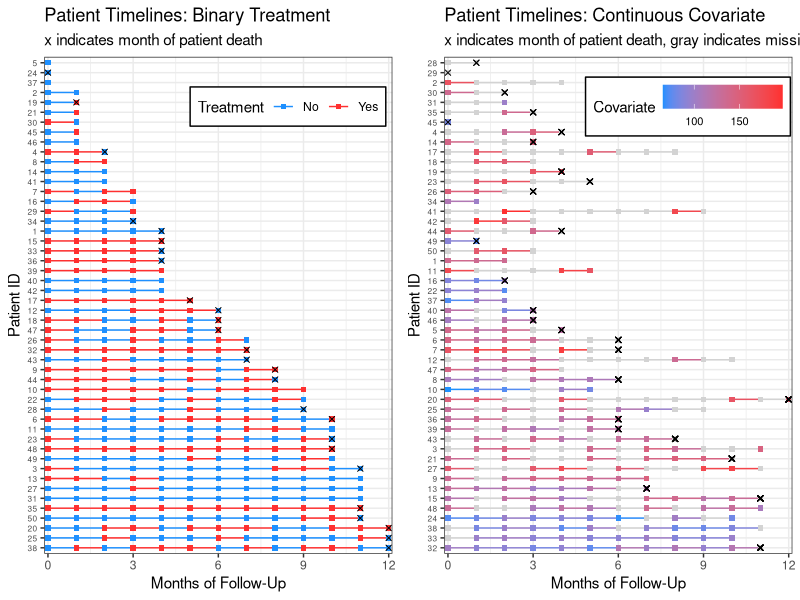
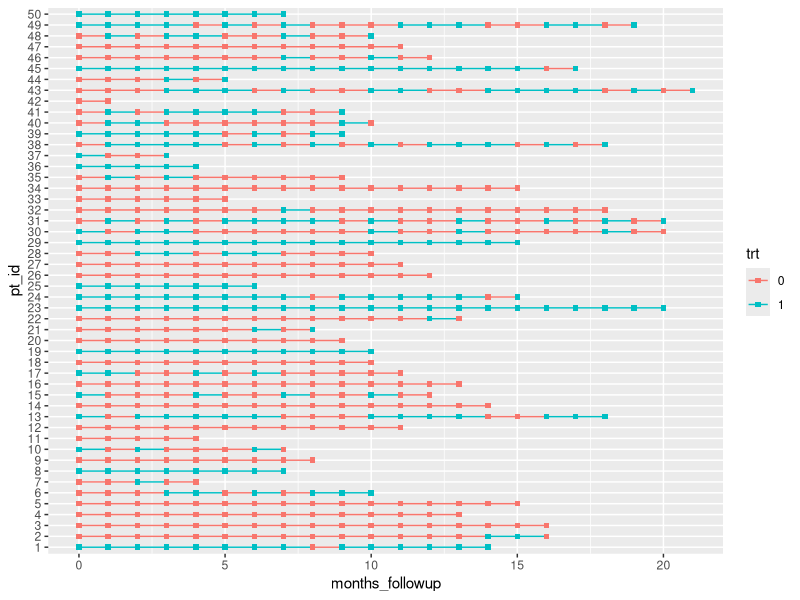
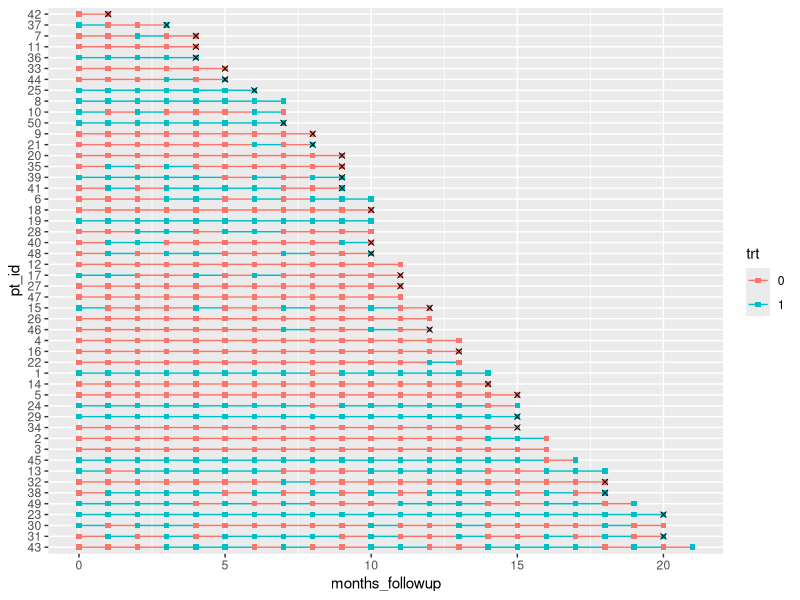
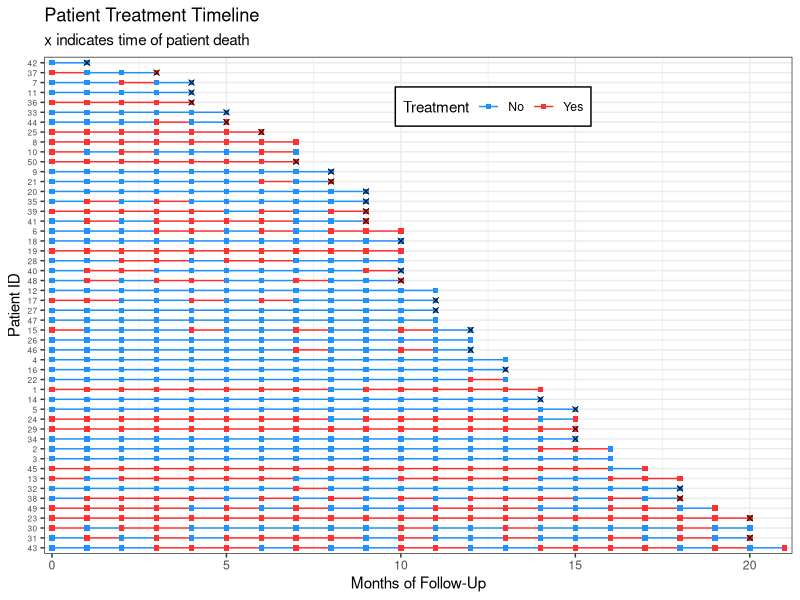
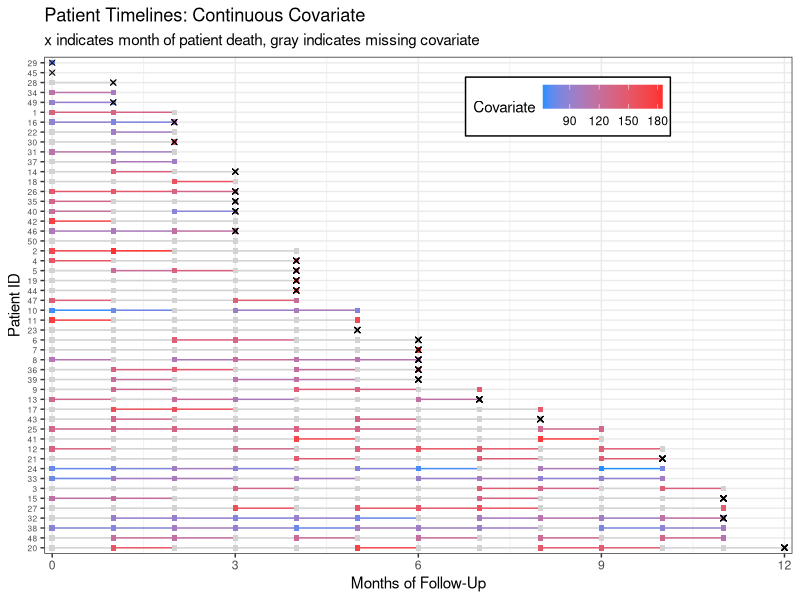
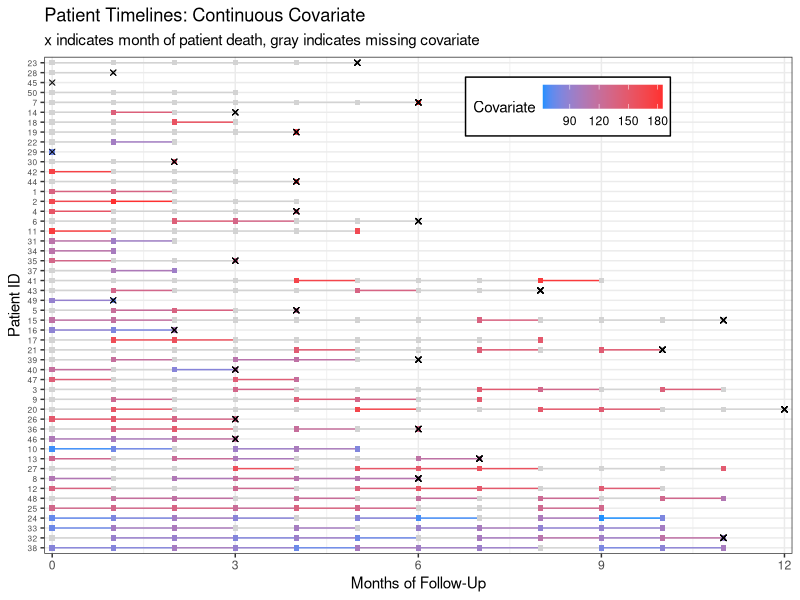

Recreate these plots in R, in order.
## ---- chunk 1
knitr::opts_chunk$set(echo = TRUE, results="asis")
## ---- chunk 2
library(tidyverse, warn.conflicts = F)
set.seed(7771)
n <- 50
dat <- 
  tibble(.rows = n) %>%
  mutate(pt_id = factor(row_number()),
         months_followup = round(runif(n, 0, 12)),
         pt_trt_prob = runif(n, 0, 1),
         death = rbinom(n, 1, 0.5)) %>%
  group_by(pt_id) %>%
  complete(months_followup = full_seq(0:max(months_followup), 1)) %>%
  fill(pt_trt_prob, .direction = "up") %>%
  mutate(death = replace_na(death, 0),
         last_month_followup = max(months_followup),
         death_date = case_when(death == 1 ~ last_month_followup, TRUE ~ NA_real_)) %>%
  ungroup() %>%
  mutate(trt = rbinom(row_number(), 1, pt_trt_prob)) #%>%
  #mutate(trt  = ifelse(sample_n(., 30)$pt_id == pt_id, NA, trt)) 

dat_cc <- 
  tibble(.rows = n) %>%
  mutate(pt_id = row_number(),
         months_followup = round(runif(n, 0, 12)),
         pt_cov_mean = runif(n, 80, 180),
         death = rbinom(n, 1, 0.5)) %>%
  group_by(pt_id) %>%
  complete(months_followup = full_seq(0:max(months_followup), 1)) %>%
  fill(pt_cov_mean, death, .direction = "up") %>%
  mutate(last_month_followup = max(months_followup),
         death_date = case_when(death == 1 ~ last_month_followup, TRUE ~ NA_real_)) %>%
  ungroup() %>%
  mutate(cov = rnorm(row_number(), pt_cov_mean, 10)) 

dat_cc_samp <- dat_cc %>%
  mutate(idx = row_number()) %>%
  sample_frac(.4, weight = pt_cov_mean^3)  %>% # sample 40% of data, with weights for the sample determined by the patient's mean covariate. This would mean patients with a higher covariate are more likely to have missing data. Perhaps they are sicker patients!
  pull(idx)

dat_cc_miss  <- dat_cc %>%
  mutate(cov = case_when(row_number() %in% dat_cc_samp ~ NA_real_,
                         TRUE ~ cov)) %>%
  select(pt_id, months_followup, cov, death)

p <- dat %>%
  mutate(trt = factor(trt, levels=0:1, labels=c("No","Yes"))) %>%
  mutate(pt_id_ordered = fct_rev(fct_reorder(pt_id, last_month_followup)),
         death = fct_drop(factor(death))) %>%
  ggplot(aes(x = months_followup,
             y = pt_id_ordered,
             group = pt_id_ordered,
             col = trt)) +
  geom_line()  + 
  geom_point(shape = 15) + 
  geom_point(aes(x = death_date, y = pt_id_ordered), shape=4, col="black") +
  theme_bw() +
  labs(x = "Months of Follow-Up",
       y = "Patient ID",
       col = "Treatment",
       title = "Patient Timelines: Binary Treatment",
       subtitle = "x indicates month of patient death") +
  theme(axis.text.y = element_text(size=6),
        legend.position = c(.7, .9),
        legend.direction = "horizontal",
        legend.background = element_rect(linetype="solid", colour ="black")) +
  scale_x_continuous(expand=c(0.01,0.01)) +
  scale_color_manual(values=c("dodgerblue","firebrick1")) 

p2 <- dat_cc_miss %>%
  group_by(pt_id) %>%
  mutate(last_month_followup = max(months_followup),
         # a column containing how many measures we have for each patient
         n_measures = sum(!is.na(cov))) %>%
  ungroup() %>%
  mutate(
    # reorder IDs by number of measures we have for each patient
    pt_id = fct_rev(fct_reorder(factor(pt_id), n_measures)),
  month_death = case_when(death == 1 ~ last_month_followup, TRUE ~ NA_real_)) %>%
  ggplot(aes(x = months_followup, y = pt_id,
             group = pt_id, col = cov)) +
  geom_line()  + 
  geom_point(shape = 15) + 
  geom_point(aes(x = month_death, y = pt_id), shape=4, col="black") +
  theme_bw() +
  labs(x = "Months of Follow-Up", y = "Patient ID", col = "Covariate",
       title = "Patient Timelines: Continuous Covariate",
       subtitle = "x indicates month of patient death, gray indicates missing covariate") +
  theme(axis.text.y = element_text(size=6),
        legend.position = c(.7, .9),
        legend.direction = "horizontal",
        legend.background = element_rect(linetype="solid", colour ="black"),
        legend.text=element_text(size=8)) +
  scale_x_continuous(expand=c(0.01,0.01)) +
  scale_color_gradient(low="dodgerblue",high="firebrick1",na.value = "lightgray") 

gridExtra::grid.arrange(p,p2,nrow=1)

## ---- chunk 3
library(tidyverse)
## ---- chunk 4
set.seed(7)
n <- 50 # The data sets I make these visualizations for are typically 100-500 patients in size, but for space purposes I'll set my n to only 50.
dat <- 
  tibble(.rows = n) %>%  # empty data frame / tibble with n rows
  mutate(pt_id = factor(row_number()),  # patient ids are 1-n
         pt_trt_prob = runif(n,0,1), # randomly generate a treatment probability for each patient so we can see patterns
         months_followup = round(runif(n, 0, 20) + 3 * pt_trt_prob), # randomly generate length of time in the study, which is affected by the prob of treatment
         death = rbinom(n, 1, .5)) %>% # death is not affected by treatment and randomly occurs at any time point. Obviously an unrealistic assumption. :)
  group_by(pt_id) %>%   # group by patient so we can do more data manipulation
  complete(months_followup = full_seq(0:max(months_followup), 1)) %>% # add in all the months patients are in the study
  fill(pt_trt_prob, .direction = "up") %>% # fill in the treatment probability I made earlier so I can use this to add treatment for every time point
  ungroup() %>% # no longer need patients grouped
  mutate(trt = factor(rbinom(row_number(), 1, pt_trt_prob^2)),  # fill in treatment for everyone based on their treatment probability
         death = replace_na(death, 0)) %>%  # also fill in death
  select(pt_id, months_followup, trt, death) # remove leftover columns from data generation
## ---- chunk 5
dat %>% filter(pt_id == 5) %>% knitr::kable()
## ---- chunk 6
dat %>%
  ggplot(aes(x = months_followup, y = pt_id, group = pt_id, col = trt)) +
  geom_line()  + 
  geom_point(shape = 15)
## ---- chunk 7
dat %>%
  group_by(pt_id) %>%
  # make a new column with all patients last follow up visit
  mutate(last_month_followup = max(months_followup), 
         # new variable for month that patients died, if they died
         month_death = case_when(death == 1 ~ last_month_followup, TRUE ~ NA_real_)) %>%
         # reorder pt id by last month of follow up (highest to lowest)
         # without fct_rev, chart is arranged in opposite direction (lowest to highest)
  ungroup() %>%
  mutate(pt_id = fct_rev(fct_reorder(pt_id, last_month_followup))) %>%
  ggplot(aes(x = months_followup, y = pt_id, group = pt_id, col = trt)) +
  geom_line()  + 
  geom_point(shape = 15) + 
  # add in a new mapping layer of points that correspond to death
  geom_point(aes(x = month_death, y = pt_id), col = "black", shape = 4) 
## ---- chunk 8
dat %>%
  group_by(pt_id) %>%
  mutate(last_month_followup = max(months_followup), 
         month_death = case_when(death == 1 ~ last_month_followup, TRUE ~ NA_real_)) %>%
  ungroup() %>%
  mutate(pt_id = fct_rev(fct_reorder(pt_id, last_month_followup)),
         # make the treatment variable labels nicer
         trt = factor(trt, levels=0:1, labels=c("No","Yes"))) %>%
  ggplot(aes(x = months_followup, y = pt_id, group = pt_id, col = trt)) +
  geom_line()  + 
  geom_point(shape = 15) + 
  geom_point(aes(x = month_death, y = pt_id), col = "black", shape = 4) +
  theme_bw() +
  labs(x = "Months of Follow-Up", y = "Patient ID", col = "Treatment",
       title = "Patient Treatment Timeline",
       subtitle = "x indicates time of patient death") +
  # edit legend box and make patient ids small
  theme(axis.text.y = element_text(size=6),
        legend.position = c(.6, .9), legend.direction = "horizontal",
        legend.background = element_rect(linetype="solid", colour ="black")) +
  # remove extra space around timeline
  scale_x_continuous(expand=c(0.01,0.01)) +
  # set the color of the lines and points
  scale_color_manual(values=c("dodgerblue","firebrick1"))
## ---- chunk 9
dat_cc_samp <- dat_cc %>%
  mutate(idx = row_number()) %>%
  sample_frac(.5, weight = pt_cov_mean^3)  %>% # sample 50% of data, with weights for the sample determined by the patient's mean covariate. This would mean patients with a higher covariate are more likely to have missing data. Perhaps they are sicker patients!
  pull(idx)

dat_cc_miss  <- dat_cc %>%
  mutate(cov = case_when(row_number() %in% dat_cc_samp ~ NA_real_,
                         TRUE ~ cov)) %>%
  select(pt_id, months_followup, cov, death)
## ---- chunk 10
knitr::kable(head(dat_cc_miss))
## ---- chunk 11
dat_cc_miss %>%
  group_by(pt_id) %>%
  mutate(last_month_followup = max(months_followup), 
         month_death = case_when(death == 1 ~ last_month_followup, TRUE ~ NA_real_)) %>%
  ungroup() %>%
  mutate(pt_id = fct_rev(fct_reorder(factor(pt_id), last_month_followup))) %>%
  ggplot(aes(x = months_followup, y = pt_id,
             group = pt_id, col = cov)) +
  geom_line()  + 
  geom_point(shape = 15) + 
  geom_point(aes(x = month_death, y = pt_id), shape=4, col="black") +
  theme_bw() +
  labs(x = "Months of Follow-Up", y = "Patient ID", col = "Covariate",
       title = "Patient Timelines: Continuous Covariate",
       subtitle = "x indicates month of patient death, gray indicates missing covariate") +
  theme(axis.text.y = element_text(size=6),
        legend.position = c(.7, .9),
        legend.direction = "horizontal",
        legend.background = element_rect(linetype="solid", colour ="black")) +
  scale_x_continuous(expand=c(0.01,0.01)) +
  scale_color_gradient(low="dodgerblue", high="firebrick1", na.value = "lightgray") 
## ---- chunk 12
dat_cc_miss %>%
  group_by(pt_id) %>%
  mutate(last_month_followup = max(months_followup),
         # a column containing how many measures we have for each patient
         n_measures = sum(!is.na(cov))) %>%
  ungroup() %>%
  mutate(
    # reorder IDs by number of measures we have for each patient
    pt_id = fct_rev(fct_reorder(factor(pt_id), n_measures)),
  month_death = case_when(death == 1 ~ last_month_followup, TRUE ~ NA_real_)) %>%
  ggplot(aes(x = months_followup, y = pt_id,
             group = pt_id, col = cov)) +
  geom_line()  + 
  geom_point(shape = 15) + 
  geom_point(aes(x = month_death, y = pt_id), shape=4, col="black") +
  theme_bw() +
  labs(x = "Months of Follow-Up", y = "Patient ID", col = "Covariate",
       title = "Patient Timelines: Continuous Covariate",
       subtitle = "x indicates month of patient death, gray indicates missing covariate") +
  theme(axis.text.y = element_text(size=6),
        legend.position = c(.7, .9),
        legend.direction = "horizontal",
        legend.background = element_rect(linetype="solid", colour ="black")) +
  scale_x_continuous(expand=c(0.01,0.01)) +
  scale_color_gradient(low="dodgerblue",high="firebrick1",na.value = "lightgray") 
